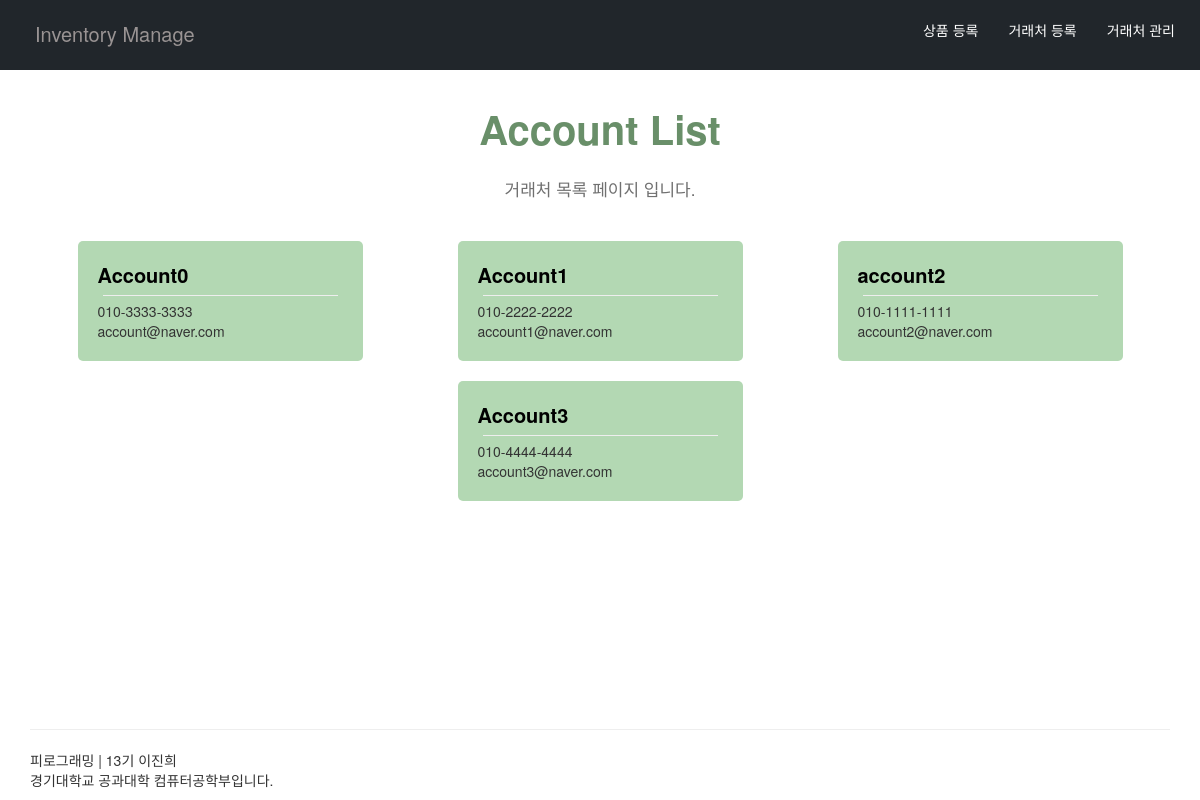
/account/, run on an earlier commit of the app's database.
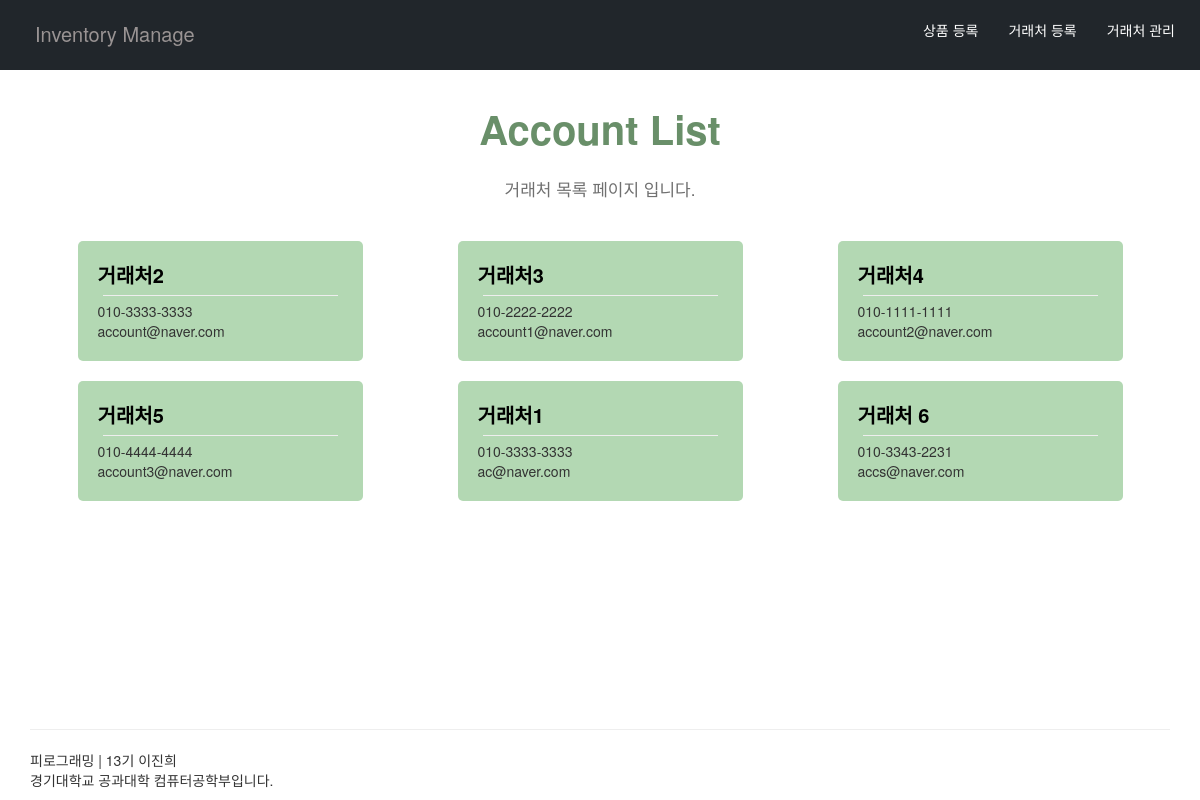
And on a later commit of the database.
### shop/models.py (models this page shows, shortened)
class Accounter(models.Model):
    name = models.CharField(max_length=20)
    call = models.CharField(max_length=30)
    address = models.CharField(max_length=100)
    created_at = models.DateTimeField(auto_now_add = True)
    updated_at = models.DateTimeField(auto_now= True)

### shop/views.py (the view)
# urls.py: path('account/',views.account_list,name='account_list'),
def account_list(request):
    accounts = Accounter.objects.all()
    return render(request,'account_list.html',{
        'accounts' : accounts
    })

### shop/templates/account_list.html
{% extends "layout.html"%}{% block title %} Account List {% endblock %}
{% block menu %} 거래처 목록 {% endblock %} {% block content %}
<div
  class="wrap"
  style="display: flex; justify-content: space-around; flex-wrap: wrap;"
>
  {% for account in accounts %}
  <div
    class="account_list col-md-3"
    style="
      display: inline-block;
      background-color: rgb(179, 216, 179);
      margin: 1rem;
      padding: 2rem;
      text-align: left;
      border-radius: 0.5rem;
    "
  >
    <div class="account_name">
      <a
        href="{% url 'shop:account_detail' account.pk%}"
        style="
          text-decoration: none;
          color: black;
          font-size: 20px;
          font-weight: bold;
        "
        >{{account.name}}</a
      >
    </div>
    <hr style="margin: 0.5rem;" />
    <div class="account_call">{{account.call}}</div>
    <div class="account_address">{{account.address}}</div>
  </div>
  {% endfor %}
</div>
{% endblock %}

What changed in the data, as far as the page shows it:
changed Accounter "account@naver.com": name "Account0" → "거래처2"
changed Accounter "account1@naver.com": name "Account1" → "거래처3"
changed Accounter "account2@naver.com": name "account2" → "거래처4"
changed Accounter "account3@naver.com": name "Account3" → "거래처5"
added Accounter: name "거래처1", call "010-3333-3333", address "ac@naver.com"
added Accounter: name "거래처 6", call "010-3343-2231", address "accs@naver.com"
